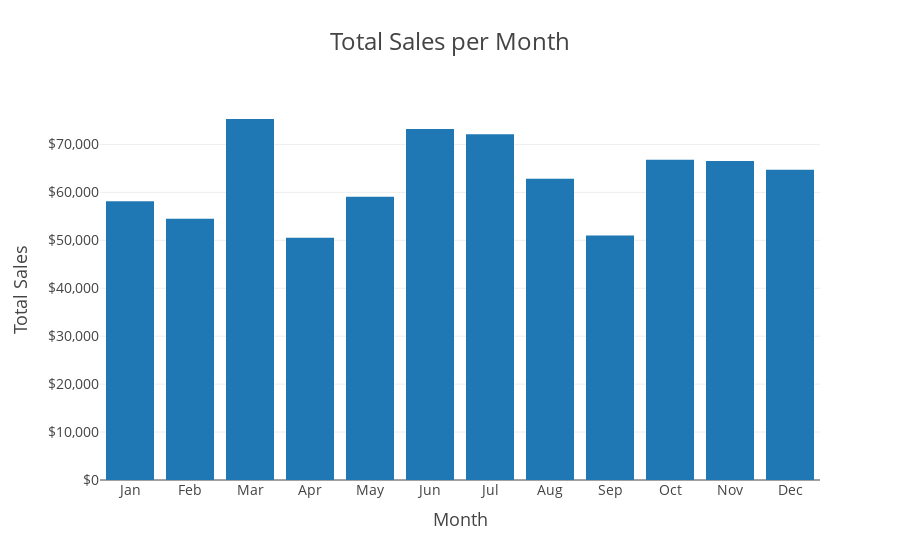

Here is the notebook cell this chart was saved with:
### Code cell
#create a plotly figure 
fig = px.bar(df_monthly, x='month', y='total_sales', template=plotly_template, title='Total Sales per Month')

# Define customizable font sizes
title_font_size = 24
axis_title_font_size = 18
tick_font_size = 14

fig.update_layout(
    title=dict(
        text='Total Sales per Month',
        font=dict(
            size=title_font_size  
        )
    ),
    xaxis_title=dict(
        text='Month',
        font=dict(
            size=axis_title_font_size  
        )
    ),
    yaxis_title=dict(
        text='Total Sales',
        font=dict(
            size=axis_title_font_size  
        )
    ),
    margin=dict(l=100),  
    yaxis=dict(
        tickprefix='$',
        tickformat=',',
        tickfont=dict(
            size=tick_font_size  
        )
    ),
    xaxis=dict(
        tickfont=dict(
            size=tick_font_size  )
    ),
    plot_bgcolor='rgba(0,0,0,0)'  
)

# Show the figure
fig.show()


# Save the figure as an image
fig.write_image(output_dir / "total_sales_per_month.png", width = 800, height = 400, scale = 2)

### Figure 1 — Plotly figure (JSON) as saved in the notebook; plotly's stock layout.template omitted (floating-point values rounded to 4 significant figures)
{"data": [{"alignmentgroup": "True", "hovertemplate": "month=%{x}<br>total_sales=%{y}<extra></extra>", "legendgroup": "", "marker": {"color": "#1F77B4", "pattern": {"shape": ""}}, "name": "", "offsetgroup": "", "orientation": "v", "showlegend": false, "textposition": "auto", "type": "bar", "x": ["Jan", "Feb", "Mar", "Apr", "May", "Jun", "Jul", "Aug", "Sep", "Oct", "Nov", "Dec"], "xaxis": "x", "y": [58150, 54490, 75310, 50560, 59110, 73210, 72140, 62850, 51020, 66800, 66530, 64700], "yaxis": "y"}], "layout": {"barmode": "relative", "legend": {"tracegroupgap": 0}, "margin": {"l": 100}, "plot_bgcolor": "rgba(0,0,0,0)", "title": {"font": {"size": 24}, "text": "Total Sales per Month"}, "xaxis": {"anchor": "y", "domain": [0, 1], "tickfont": {"size": 14}, "title": {"font": {"size": 18}, "text": "Month"}}, "yaxis": {"anchor": "x", "domain": [0, 1], "tickfont": {"size": 14}, "tickformat": ",", "tickprefix": "$", "title": {"font": {"size": 18}, "text": "Total Sales"}}}}
